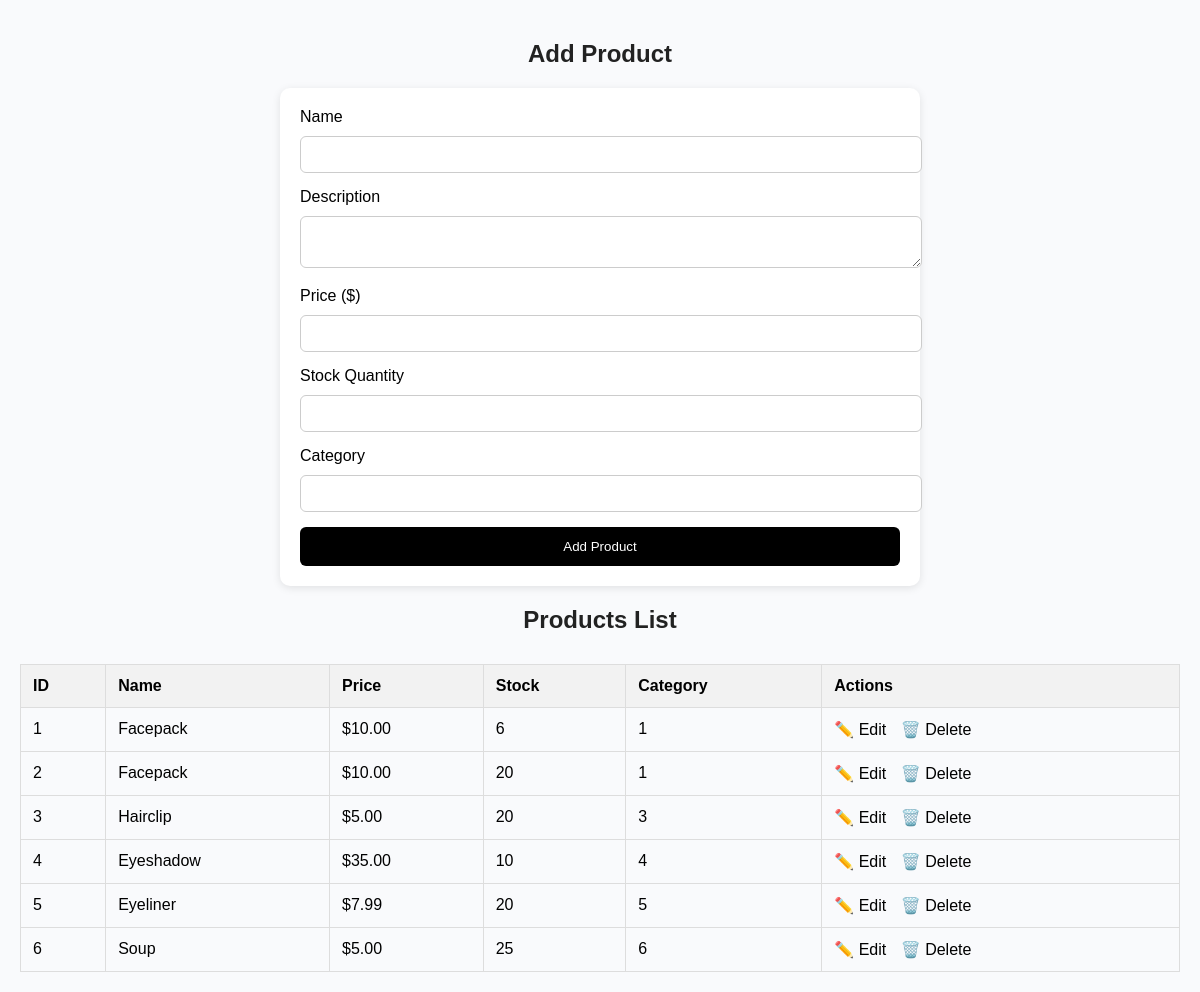
The page /product.php on the database its author committed.
### tables this page shows
CREATE TABLE `products` (
  `product_id` int(11) NOT NULL,
  `product_name` varchar(255) NOT NULL,
  `description` text DEFAULT NULL,
  `price` decimal(10,2) NOT NULL,
  `stock_quantity` int(11) DEFAULT 0,
  `category` varchar(50) DEFAULT NULL,
  `created_at` timestamp NOT NULL DEFAULT current_timestamp()
);

### product.php (the view, shortened to what this page needs)
<?php
include 'db_connect.php';
$editing = false;
$edit_product = [
    'product_id' => '',
    'product_name' => '',
    'description' => '',
    'price' => '',
    'stock_quantity' => '',
    'category' => ''
];
?>
<!DOCTYPE html>
<html lang="en">
<head>
</head>
<body>
<h2><?= $editing ? "Edit Product" : "Add Product" ?></h2>
<form method="POST">
    <label>Name</label>
    <input name="product_name" required value="<?= htmlspecialchars($edit_product['product_name']) ?>">
    <label>Description</label>
    <textarea name="description"><?= htmlspecialchars($edit_product['description']) ?></textarea>
    <label>Price ($)</label>
    <input name="price" type="number" step="0.01" required value="<?= htmlspecialchars($edit_product['price']) ?>">
    <label>Stock Quantity</label>
    <input name="stock" type="number" required value="<?= htmlspecialchars($edit_product['stock_quantity']) ?>">
    <label>Category</label>
    <input name="category" value="<?= htmlspecialchars($edit_product['category']) ?>">
    <button type="submit"><?= $editing ? "Update Product" : "Add Product" ?></button>
</form>
<h2>Products List</h2>
<table>
    <tr>
        <th>ID</th><th>Name</th><th>Price</th><th>Stock</th><th>Category</th><th>Actions</th>
    </tr>
    <?php
    $result = $conn->query("SELECT * FROM products");
    while ($row = $result->fetch_assoc()) {
        echo "<tr>
            <td>{$row['product_id']}</td>
            <td>".htmlspecialchars($row['product_name'])."</td>
            <td>\${$row['price']}</td>
            <td>{$row['stock_quantity']}</td>
            <td>".htmlspecialchars($row['category'])."</td>
            <td class='actions'>
                <a href='?edit={$row['product_id']}'>✏️ Edit</a>
                <a href='?delete={$row['product_id']}' onclick=\"return confirm('Delete this product?')\">🗑️ Delete</a>
            </td>
        </tr>";
    }
    ?>
</table>
</body>
</html>

### product.php (style rules this page uses)
body { font-family: Arial, sans-serif; background: #f9fafc; margin: 0; padding: 20px; }
h2 { text-align: center; color: #222; }
form { max-width: 600px; margin: 20px auto; background: #fff; padding: 20px; border-radius: 10px; box-shadow: 0 2px 8px rgba(0,0,0,0.1); }
input, textarea { width: 100%; padding: 10px; margin-top: 10px; margin-bottom: 15px; border: 1px solid #ccc; border-radius: 6px; }
button { background-color: #000; color: white; border: none; padding: 12px; width: 100%; border-radius: 6px; cursor: pointer; }
table { width: 100%; border-collapse: collapse; margin-top: 30px; }
table, th, td { border: 1px solid #ddd; }
th, td { padding: 12px; text-align: left; }
th { background-color: #f2f2f2; }
.actions a { margin-right: 10px; color: #000; text-decoration: none; }

### rows shown on the page
products: product_id "1", product_name "Facepack", price "10.00", stock_quantity "6", category "1"
products: product_id "2", product_name "Facepack", price "10.00", stock_quantity "20", category "1"
products: product_id "3", product_name "Hairclip", price "5.00", stock_quantity "20", category "3"
products: product_id "4", product_name "Eyeshadow", price "35.00", stock_quantity "10", category "4"
products: product_id "5", product_name "Eyeliner", price "7.99", stock_quantity "20", category "5"
products: product_id "6", product_name "Soup", price "5.00", stock_quantity "25", category "6"
